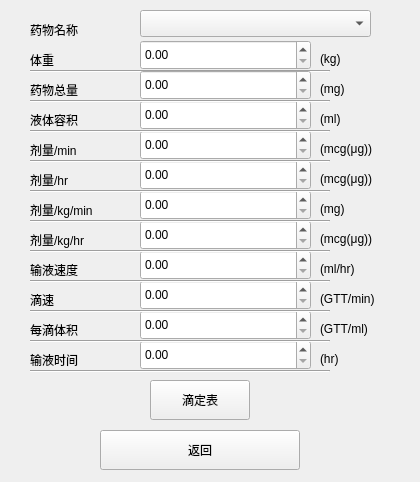
<?xml version="1.0" encoding="UTF-8"?>
<ui version="4.0">
 <class>Form_pmng_drug_sum</class>
 <widget class="QWidget" name="Form_pmng_drug_sum">
  <property name="geometry">
   <rect>
    <x>0</x>
    <y>0</y>
    <width>420</width>
    <height>482</height>
   </rect>
  </property>
  <property name="windowTitle">
   <string>Form</string>
  </property>
  <widget class="QPushButton" name="pushButton">
   <property name="geometry">
    <rect>
     <x>150</x>
     <y>380</y>
     <width>100</width>
     <height>40</height>
    </rect>
   </property>
   <property name="text">
    <string>滴定表</string>
   </property>
  </widget>
  <widget class="QPushButton" name="pushButton_2">
   <property name="geometry">
    <rect>
     <x>100</x>
     <y>430</y>
     <width>200</width>
     <height>40</height>
    </rect>
   </property>
   <property name="text">
    <string>返回</string>
   </property>
  </widget>
  <widget class="QLabel" name="label">
   <property name="geometry">
    <rect>
     <x>30</x>
     <y>20</y>
     <width>68</width>
     <height>20</height>
    </rect>
   </property>
   <property name="text">
    <string>药物名称</string>
   </property>
  </widget>
  <widget class="QLabel" name="label_2">
   <property name="geometry">
    <rect>
     <x>30</x>
     <y>50</y>
     <width>68</width>
     <height>20</height>
    </rect>
   </property>
   <property name="text">
    <string>体重</string>
   </property>
  </widget>
  <widget class="QLabel" name="label_3">
   <property name="geometry">
    <rect>
     <x>30</x>
     <y>80</y>
     <width>68</width>
     <height>20</height>
    </rect>
   </property>
   <property name="text">
    <string>药物总量</string>
   </property>
  </widget>
  <widget class="QLabel" name="label_4">
   <property name="geometry">
    <rect>
     <x>30</x>
     <y>110</y>
     <width>68</width>
     <height>20</height>
    </rect>
   </property>
   <property name="text">
    <string>液体容积</string>
   </property>
  </widget>
  <widget class="QLabel" name="label_5">
   <property name="geometry">
    <rect>
     <x>30</x>
     <y>140</y>
     <width>68</width>
     <height>20</height>
    </rect>
   </property>
   <property name="text">
    <string>剂量/min</string>
   </property>
  </widget>
  <widget class="QLabel" name="label_6">
   <property name="geometry">
    <rect>
     <x>30</x>
     <y>170</y>
     <width>61</width>
     <height>20</height>
    </rect>
   </property>
   <property name="text">
    <string>剂量/hr</string>
   </property>
  </widget>
  <widget class="QLabel" name="label_7">
   <property name="geometry">
    <rect>
     <x>30</x>
     <y>200</y>
     <width>101</width>
     <height>20</height>
    </rect>
   </property>
   <property name="text">
    <string>剂量/kg/min</string>
   </property>
  </widget>
  <widget class="QLabel" name="label_8">
   <property name="geometry">
    <rect>
     <x>30</x>
     <y>230</y>
     <width>81</width>
     <height>20</height>
    </rect>
   </property>
   <property name="text">
    <string>剂量/kg/hr</string>
   </property>
  </widget>
  <widget class="QLabel" name="label_9">
   <property name="geometry">
    <rect>
     <x>30</x>
     <y>260</y>
     <width>68</width>
     <height>20</height>
    </rect>
   </property>
   <property name="text">
    <string>输液速度 </string>
   </property>
  </widget>
  <widget class="QLabel" name="label_10">
   <property name="geometry">
    <rect>
     <x>30</x>
     <y>290</y>
     <width>68</width>
     <height>20</height>
    </rect>
   </property>
   <property name="text">
    <string>滴速</string>
   </property>
  </widget>
  <widget class="QLabel" name="label_11">
   <property name="geometry">
    <rect>
     <x>30</x>
     <y>320</y>
     <width>68</width>
     <height>20</height>
    </rect>
   </property>
   <property name="text">
    <string>每滴体积</string>
   </property>
  </widget>
  <widget class="QLabel" name="label_12">
   <property name="geometry">
    <rect>
     <x>30</x>
     <y>350</y>
     <width>68</width>
     <height>20</height>
    </rect>
   </property>
   <property name="text">
    <string>输液时间</string>
   </property>
  </widget>
  <widget class="QComboBox" name="comboBox">
   <property name="geometry">
    <rect>
     <x>140</x>
     <y>10</y>
     <width>231</width>
     <height>27</height>
    </rect>
   </property>
   <property name="currentIndex">
    <number>-1</number>
   </property>
   <property name="maxVisibleItems">
    <number>20</number>
   </property>
  </widget>
  <widget class="QLabel" name="label_13">
   <property name="geometry">
    <rect>
     <x>320</x>
     <y>50</y>
     <width>68</width>
     <height>17</height>
    </rect>
   </property>
   <property name="text">
    <string>(kg)</string>
   </property>
  </widget>
  <widget class="QLabel" name="label_14">
   <property name="geometry">
    <rect>
     <x>320</x>
     <y>80</y>
     <width>68</width>
     <height>17</height>
    </rect>
   </property>
   <property name="text">
    <string>(mg)</string>
   </property>
  </widget>
  <widget class="QLabel" name="label_15">
   <property name="geometry">
    <rect>
     <x>320</x>
     <y>110</y>
     <width>68</width>
     <height>17</height>
    </rect>
   </property>
   <property name="text">
    <string>(ml)</string>
   </property>
  </widget>
  <widget class="QLabel" name="label_16">
   <property name="geometry">
    <rect>
     <x>320</x>
     <y>140</y>
     <width>68</width>
     <height>17</height>
    </rect>
   </property>
   <property name="text">
    <string>(mcg(μg))</string>
   </property>
  </widget>
  <widget class="QLabel" name="label_17">
   <property name="geometry">
    <rect>
     <x>320</x>
     <y>260</y>
     <width>68</width>
     <height>17</height>
    </rect>
   </property>
   <property name="text">
    <string>(ml/hr)</string>
   </property>
  </widget>
  <widget class="QLabel" name="label_18">
   <property name="geometry">
    <rect>
     <x>320</x>
     <y>290</y>
     <width>68</width>
     <height>17</height>
    </rect>
   </property>
   <property name="text">
    <string>(GTT/min)</string>
   </property>
  </widget>
  <widget class="QLabel" name="label_19">
   <property name="geometry">
    <rect>
     <x>320</x>
     <y>320</y>
     <width>68</width>
     <height>17</height>
    </rect>
   </property>
   <property name="text">
    <string>(GTT/ml)</string>
   </property>
  </widget>
  <widget class="QLabel" name="label_20">
   <property name="geometry">
    <rect>
     <x>320</x>
     <y>350</y>
     <width>68</width>
     <height>17</height>
    </rect>
   </property>
   <property name="text">
    <string>(hr)</string>
   </property>
  </widget>
  <widget class="QLabel" name="label_21">
   <property name="geometry">
    <rect>
     <x>320</x>
     <y>170</y>
     <width>68</width>
     <height>17</height>
    </rect>
   </property>
   <property name="text">
    <string>(mcg(μg))</string>
   </property>
  </widget>
  <widget class="QLabel" name="label_22">
   <property name="geometry">
    <rect>
     <x>320</x>
     <y>200</y>
     <width>68</width>
     <height>17</height>
    </rect>
   </property>
   <property name="text">
    <string>(mg)</string>
   </property>
  </widget>
  <widget class="QLabel" name="label_23">
   <property name="geometry">
    <rect>
     <x>320</x>
     <y>230</y>
     <width>68</width>
     <height>17</height>
    </rect>
   </property>
   <property name="text">
    <string>(mcg(μg))</string>
   </property>
  </widget>
  <widget class="Line" name="line">
   <property name="geometry">
    <rect>
     <x>30</x>
     <y>70</y>
     <width>300</width>
     <height>3</height>
    </rect>
   </property>
   <property name="orientation">
    <enum>Qt::Horizontal</enum>
   </property>
  </widget>
  <widget class="QDoubleSpinBox" name="doubleSpinBox">
   <property name="geometry">
    <rect>
     <x>140</x>
     <y>40</y>
     <width>171</width>
     <height>30</height>
    </rect>
   </property>
  </widget>
  <widget class="QDoubleSpinBox" name="doubleSpinBox_2">
   <property name="geometry">
    <rect>
     <x>140</x>
     <y>70</y>
     <width>171</width>
     <height>30</height>
    </rect>
   </property>
  </widget>
  <widget class="QDoubleSpinBox" name="doubleSpinBox_3">
   <property name="geometry">
    <rect>
     <x>140</x>
     <y>100</y>
     <width>171</width>
     <height>30</height>
    </rect>
   </property>
  </widget>
  <widget class="QDoubleSpinBox" name="doubleSpinBox_4">
   <property name="geometry">
    <rect>
     <x>140</x>
     <y>130</y>
     <width>171</width>
     <height>30</height>
    </rect>
   </property>
  </widget>
  <widget class="QDoubleSpinBox" name="doubleSpinBox_5">
   <property name="geometry">
    <rect>
     <x>140</x>
     <y>160</y>
     <width>171</width>
     <height>30</height>
    </rect>
   </property>
  </widget>
  <widget class="QDoubleSpinBox" name="doubleSpinBox_6">
   <property name="geometry">
    <rect>
     <x>140</x>
     <y>190</y>
     <width>171</width>
     <height>30</height>
    </rect>
   </property>
  </widget>
  <widget class="QDoubleSpinBox" name="doubleSpinBox_7">
   <property name="geometry">
    <rect>
     <x>140</x>
     <y>220</y>
     <width>171</width>
     <height>30</height>
    </rect>
   </property>
  </widget>
  <widget class="QDoubleSpinBox" name="doubleSpinBox_8">
   <property name="geometry">
    <rect>
     <x>140</x>
     <y>250</y>
     <width>171</width>
     <height>30</height>
    </rect>
   </property>
  </widget>
  <widget class="QDoubleSpinBox" name="doubleSpinBox_9">
   <property name="geometry">
    <rect>
     <x>140</x>
     <y>280</y>
     <width>171</width>
     <height>30</height>
    </rect>
   </property>
  </widget>
  <widget class="QDoubleSpinBox" name="doubleSpinBox_10">
   <property name="geometry">
    <rect>
     <x>140</x>
     <y>310</y>
     <width>171</width>
     <height>30</height>
    </rect>
   </property>
  </widget>
  <widget class="QDoubleSpinBox" name="doubleSpinBox_11">
   <property name="geometry">
    <rect>
     <x>140</x>
     <y>340</y>
     <width>171</width>
     <height>30</height>
    </rect>
   </property>
  </widget>
  <widget class="Line" name="line_2">
   <property name="geometry">
    <rect>
     <x>30</x>
     <y>100</y>
     <width>300</width>
     <height>3</height>
    </rect>
   </property>
   <property name="orientation">
    <enum>Qt::Horizontal</enum>
   </property>
  </widget>
  <widget class="Line" name="line_3">
   <property name="geometry">
    <rect>
     <x>30</x>
     <y>130</y>
     <width>300</width>
     <height>3</height>
    </rect>
   </property>
   <property name="orientation">
    <enum>Qt::Horizontal</enum>
   </property>
  </widget>
  <widget class="Line" name="line_4">
   <property name="geometry">
    <rect>
     <x>30</x>
     <y>160</y>
     <width>300</width>
     <height>3</height>
    </rect>
   </property>
   <property name="orientation">
    <enum>Qt::Horizontal</enum>
   </property>
  </widget>
  <widget class="Line" name="line_5">
   <property name="geometry">
    <rect>
     <x>30</x>
     <y>190</y>
     <width>300</width>
     <height>3</height>
    </rect>
   </property>
   <property name="orientation">
    <enum>Qt::Horizontal</enum>
   </property>
  </widget>
  <widget class="Line" name="line_6">
   <property name="geometry">
    <rect>
     <x>30</x>
     <y>220</y>
     <width>300</width>
     <height>3</height>
    </rect>
   </property>
   <property name="orientation">
    <enum>Qt::Horizontal</enum>
   </property>
  </widget>
  <widget class="Line" name="line_7">
   <property name="geometry">
    <rect>
     <x>30</x>
     <y>250</y>
     <width>300</width>
     <height>3</height>
    </rect>
   </property>
   <property name="orientation">
    <enum>Qt::Horizontal</enum>
   </property>
  </widget>
  <widget class="Line" name="line_8">
   <property name="geometry">
    <rect>
     <x>30</x>
     <y>280</y>
     <width>300</width>
     <height>3</height>
    </rect>
   </property>
   <property name="orientation">
    <enum>Qt::Horizontal</enum>
   </property>
  </widget>
  <widget class="Line" name="line_9">
   <property name="geometry">
    <rect>
     <x>30</x>
     <y>310</y>
     <width>300</width>
     <height>3</height>
    </rect>
   </property>
   <property name="orientation">
    <enum>Qt::Horizontal</enum>
   </property>
  </widget>
  <widget class="Line" name="line_10">
   <property name="geometry">
    <rect>
     <x>30</x>
     <y>340</y>
     <width>300</width>
     <height>3</height>
    </rect>
   </property>
   <property name="orientation">
    <enum>Qt::Horizontal</enum>
   </property>
  </widget>
  <widget class="Line" name="line_11">
   <property name="geometry">
    <rect>
     <x>30</x>
     <y>370</y>
     <width>300</width>
     <height>3</height>
    </rect>
   </property>
   <property name="orientation">
    <enum>Qt::Horizontal</enum>
   </property>
  </widget>
 </widget>
 <resources/>
 <connections/>
</ui>
